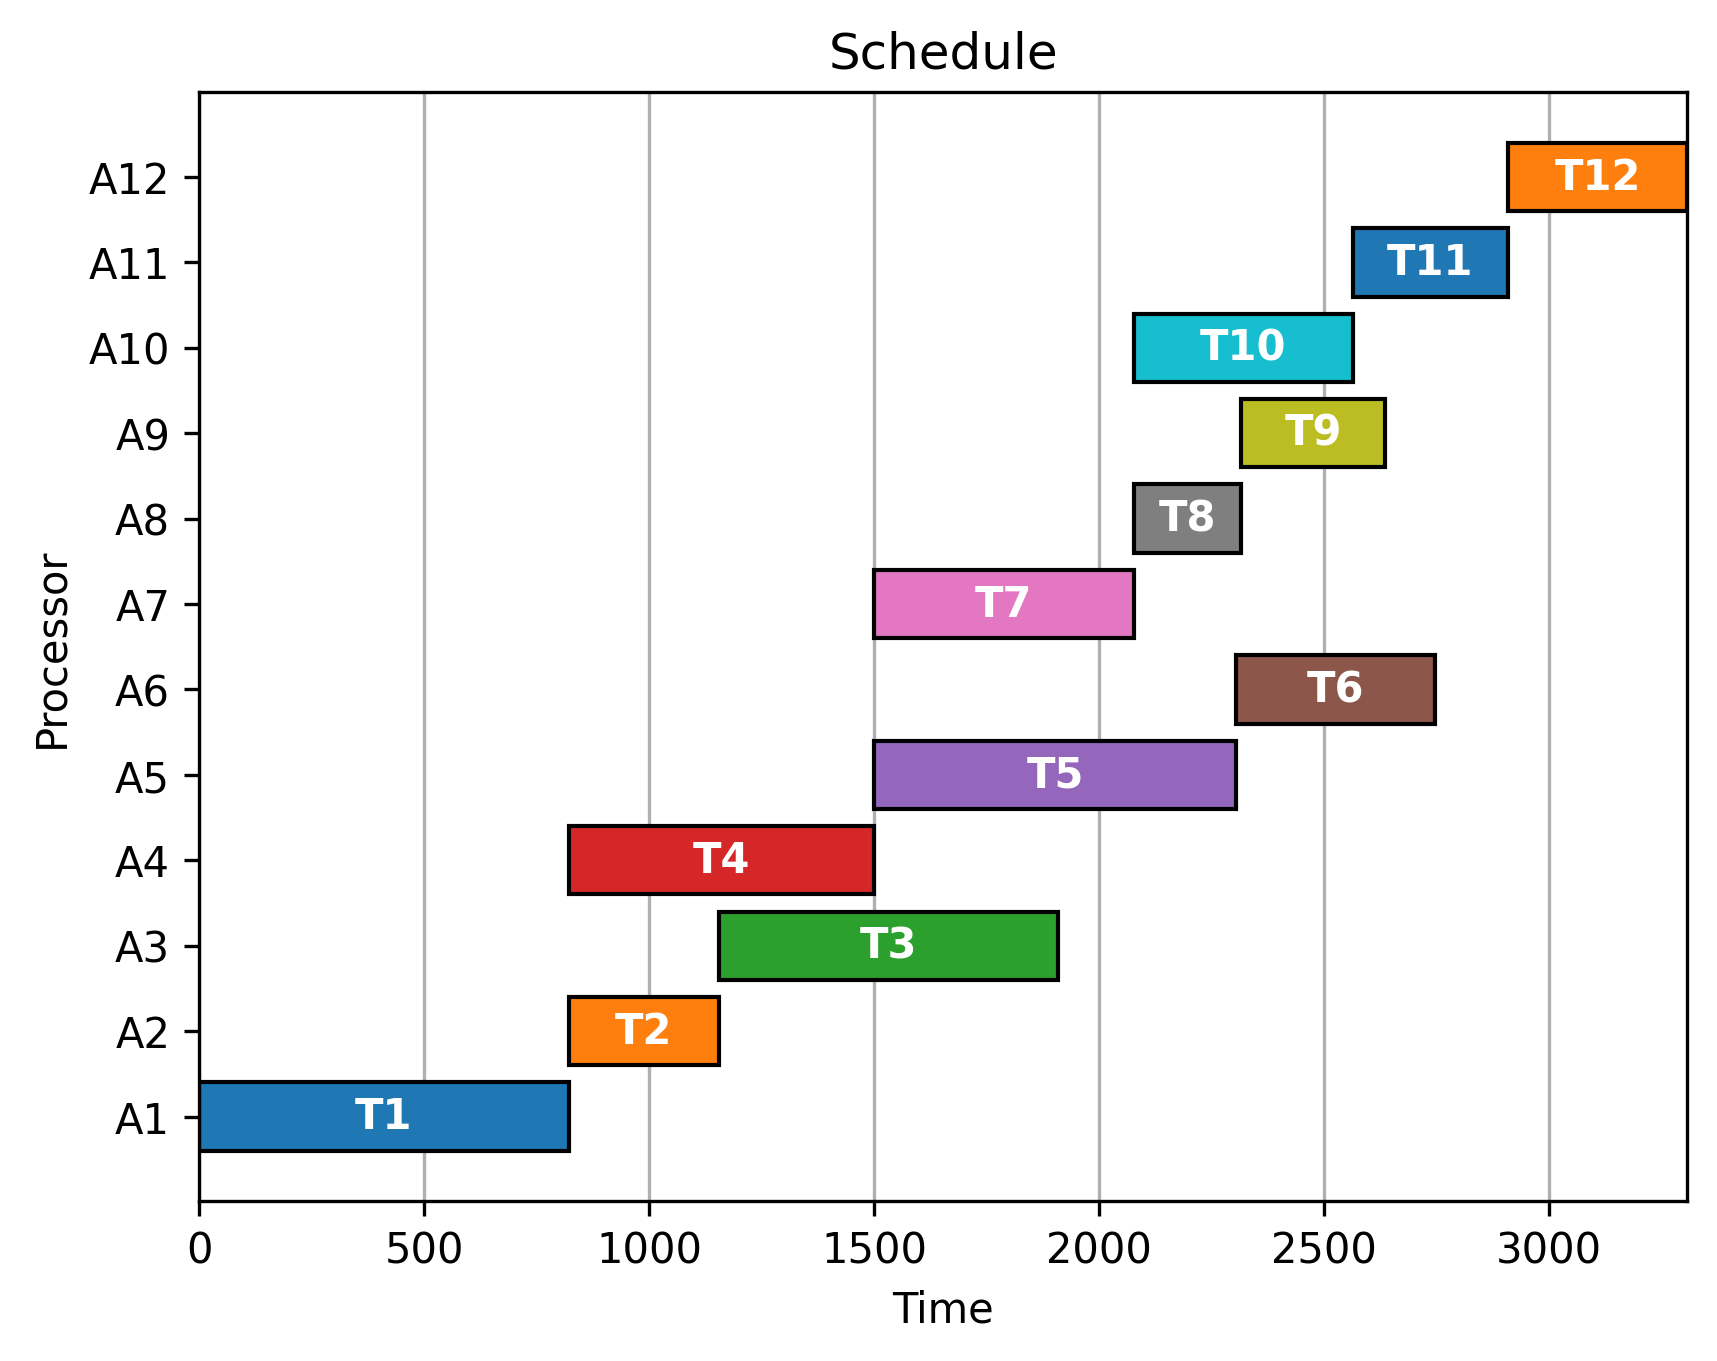

Recreate this plot in Python.
from pulp import *
import matplotlib.pyplot as plt
import matplotlib.patches as patches

def get_cmap(n, name='hsv'):
    return plt.cm.get_cmap(name, n)


if __name__ == '__main__':
    cmap = get_cmap(12 * 2)
    n_a = 12
    n_b = 0
    processors = ["A"+str(i) for i in range(1,1+n_a)] + ["B"+str(i) for i in range(1,1+n_b)]
    tasks = ["T"+str(i) for i in range(1,13)]
    time_costs = [
        [821, 334, 754, 679, 805, 441, 577, 239, 320, 487, 345, 399],
        [576, 297, 567, 362, 339, 267, 409, 197, 239, 765, 498, 274]
    ]
    time_costs_per_processor = [ time_costs[0] if "A" in processor else time_costs[1] for processor in processors ]
    
    #  predecessor of each task
    predecesssors = [0, 1, 2, 1, 4, 5, 4, 7, 8, 7, 10, 11, 12]
    # predecessor of each task
    P = [[] for i in range(len(tasks))]
    for i,task in enumerate(tasks):
        for j,_ in enumerate(tasks):
            if predecesssors[i] == 0:
                P[i].append(0)
                continue
            if predecesssors[i] - 1 == j:
                P[i].append(1)
            else:
                P[i].append(0)

    possible_schedule = [(processor, task) for processor in processors for task in tasks]
    schedule = LpVariable.dicts("schedule", possible_schedule, 0, 1, LpBinary)
        
    starting_times = [LpVariable("T_start" + str(i), 0, None, LpInteger) for i in range(len(tasks))]

    max_makespan = 70000
    makespan = LpVariable("makespan", 0, max_makespan, LpInteger)
    prob = LpProblem("schedule_problem", LpMinimize)

    # Objective funtion
    prob += makespan
    
    # Only for 12 processors
    for (i,task),(a,processor) in zip(enumerate(tasks), enumerate(processors)):
        prob += schedule[(processor, task)] == 1
    # Constraints
    # The makespan is the maximum of all finishing times
    for task in tasks:
        for processor in processors:
            prob += makespan >= starting_times[tasks.index(task)] + time_costs_per_processor[processors.index(processor)][tasks.index(task)] * schedule[((processor, task))]

    # Each task is assigned to exactly one processor
    for task in tasks:
        prob += lpSum([schedule[(processor, task)] for processor in processors]) == 1
    
    # Every task has its own private processor
    for task, processor in zip(tasks, processors):
        prob += schedule[(processor, task)] == 1

    # A task can only be schedule after the end of its predecessor on all processors
    for i, task in enumerate(tasks):
        for j, pred in enumerate(tasks):
            if P[i][j] == 0:
                continue
            prob += starting_times[i] >= starting_times[j]
            for processor in processors:
                for other_processor in processors:
                    prob += starting_times[i] >= starting_times[j] + time_costs_per_processor[processors.index(processor)][j] * (schedule[(other_processor, task)] + schedule[(processor, pred)] -1 )
    prob += starting_times[0] == 0

    print(prob)
    results = prob.solve()
    status = LpStatus[results]
    print(status)
    print("objective: ", value(prob.objective))
    
    print("starting times: ", [value(starting_times[i]) for i in range(len(tasks))])
    print("makespan: ", value(makespan))
    print("schedule:")
    for processor in processors:
        for task in tasks:
            print(processor, task, value(schedule[(processor, task)]))
            
    # Plot schedule
    fig, ax = plt.subplots()
    ax.set_xlim(0, value(makespan))
    ax.set_yticks(range(len(processors)))
    ax.set_yticklabels(processors)
    ax.set_xlabel("Time")
    ax.set_ylabel("Processor")
    ax.set_title("Schedule")
    ax.grid(axis='x')
    ax.set_axisbelow(True)

    for task in tasks:
        for processor in processors:
            if value(schedule[(processor, task)]) == 1:
                ax.barh(processors.index(processor),
                        time_costs_per_processor[processors.index(processor)][tasks.index(task)],
                        left=value(starting_times[tasks.index(task)]),
                        edgecolor="black",
                )
                ax.annotate(
                    task,
                    (value(starting_times[tasks.index(task)]) + time_costs_per_processor[processors.index(processor)][tasks.index(task)]/2, processors.index(processor)),
                    color="white",
                    weight="bold",
                    fontsize=10,
                    ha="center",
                    va="center"
                )
    fig.savefig("part1.png", dpi=300, bbox_inches="tight")
    plt.show()